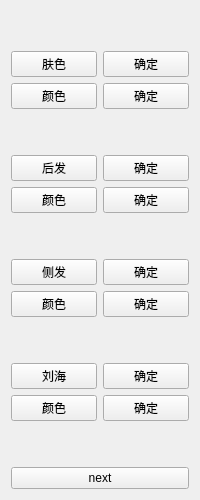
       <widget class="QWidget" name="page1">
        <layout class="QGridLayout" name="gridLayout">
         <item row="10" column="0">
          <widget class="QPushButton" name="liuhaiButton">
           <property name="text">
            <string>刘海</string>
           </property>
          </widget>
         </item>
         <item row="11" column="1">
          <widget class="QPushButton" name="liuhaiColorCommitButton">
           <property name="text">
            <string>确定</string>
           </property>
          </widget>
         </item>
         <item row="5" column="0">
          <widget class="QPushButton" name="houfaColorButton">
           <property name="text">
            <string>颜色</string>
           </property>
          </widget>
         </item>
         <item row="1" column="0">
          <widget class="QPushButton" name="colorButton">
           <property name="text">
            <string>肤色</string>
           </property>
          </widget>
         </item>
         <item row="11" column="0">
          <widget class="QPushButton" name="liuhaiColorButton">
           <property name="text">
            <string>颜色</string>
           </property>
          </widget>
         </item>
         <item row="4" column="0">
          <widget class="QPushButton" name="houfaButton">
           <property name="text">
            <string>后发</string>
           </property>
          </widget>
         </item>
         <item row="9" column="0">
          <spacer name="verticalSpacer_8">
           <property name="orientation">
            <enum>Qt::Vertical</enum>
           </property>
           <property name="sizeHint" stdset="0">
            <size>
             <width>20</width>
             <height>40</height>
            </size>
           </property>
          </spacer>
         </item>
         <item row="10" column="1">
          <widget class="QPushButton" name="liuhaiCommitButton">
           <property name="text">
            <string>确定</string>
           </property>
          </widget>
         </item>
         <item row="4" column="1">
          <widget class="QPushButton" name="houfaCommitButton">
           <property name="text">
            <string>确定</string>
           </property>
          </widget>
         </item>
         <item row="2" column="0">
          <widget class="QPushButton" name="colorColorButton">
           <property name="text">
            <string>颜色</string>
           </property>
          </widget>
         </item>
         <item row="7" column="0">
          <widget class="QPushButton" name="cefaButton">
           <property name="text">
            <string>侧发</string>
           </property>
          </widget>
         </item>
         <item row="8" column="0">
          <widget class="QPushButton" name="cefaColorButton">
           <property name="text">
            <string>颜色</string>
           </property>
          </widget>
         </item>
         <item row="6" column="0">
          <spacer name="verticalSpacer_5">
           <property name="orientation">
            <enum>Qt::Vertical</enum>
           </property>
           <property name="sizeHint" stdset="0">
            <size>
             <width>20</width>
             <height>40</height>
            </size>
           </property>
          </spacer>
         </item>
         <item row="5" column="1">
          <widget class="QPushButton" name="houfaColorCommitButton">
           <property name="text">
            <string>确定</string>
           </property>
          </widget>
         </item>
         <item row="8" column="1">
          <widget class="QPushButton" name="cefaColorCommitButton">
           <property name="text">
            <string>确定</string>
           </property>
          </widget>
         </item>
         <item row="12" column="0">
          <spacer name="verticalSpacer_9">
           <property name="orientation">
            <enum>Qt::Vertical</enum>
           </property>
           <property name="sizeHint" stdset="0">
            <size>
             <width>20</width>
             <height>40</height>
            </size>
           </property>
          </spacer>
         </item>
         <item row="1" column="1">
          <widget class="QPushButton" name="colorCommitButton">
           <property name="text">
            <string>确定</string>
           </property>
          </widget>
         </item>
         <item row="7" column="1">
          <widget class="QPushButton" name="cefaCommitButton">
           <property name="text">
            <string>确定</string>
           </property>
          </widget>
         </item>
         <item row="0" column="0">
          <spacer name="verticalSpacer_4">
           <property name="orientation">
            <enum>Qt::Vertical</enum>
           </property>
           <property name="sizeHint" stdset="0">
            <size>
             <width>20</width>
             <height>40</height>
            </size>
           </property>
          </spacer>
         </item>
         <item row="2" column="1">
          <widget class="QPushButton" name="colorColorCommitButton">
           <property name="text">
            <string>确定</string>
           </property>
          </widget>
         </item>
         <item row="3" column="0">
          <spacer name="verticalSpacer_3">
           <property name="orientation">
            <enum>Qt::Vertical</enum>
           </property>
           <property name="sizeHint" stdset="0">
            <size>
             <width>20</width>
             <height>40</height>
            </size>
           </property>
          </spacer>
         </item>
         <item row="13" column="0" colspan="2">
          <widget class="QPushButton" name="page1NextButton">
           <property name="text">
            <string>next</string>
           </property>
          </widget>
         </item>
        </layout>
       </widget>
